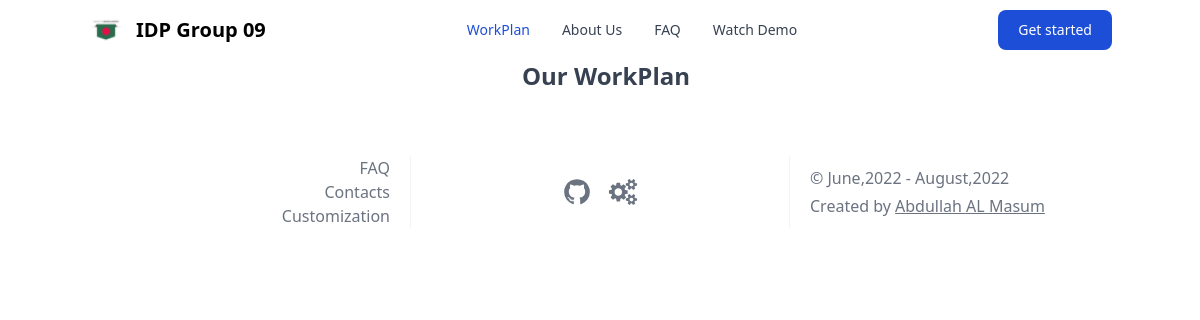
The app's page /workplan/, older data.
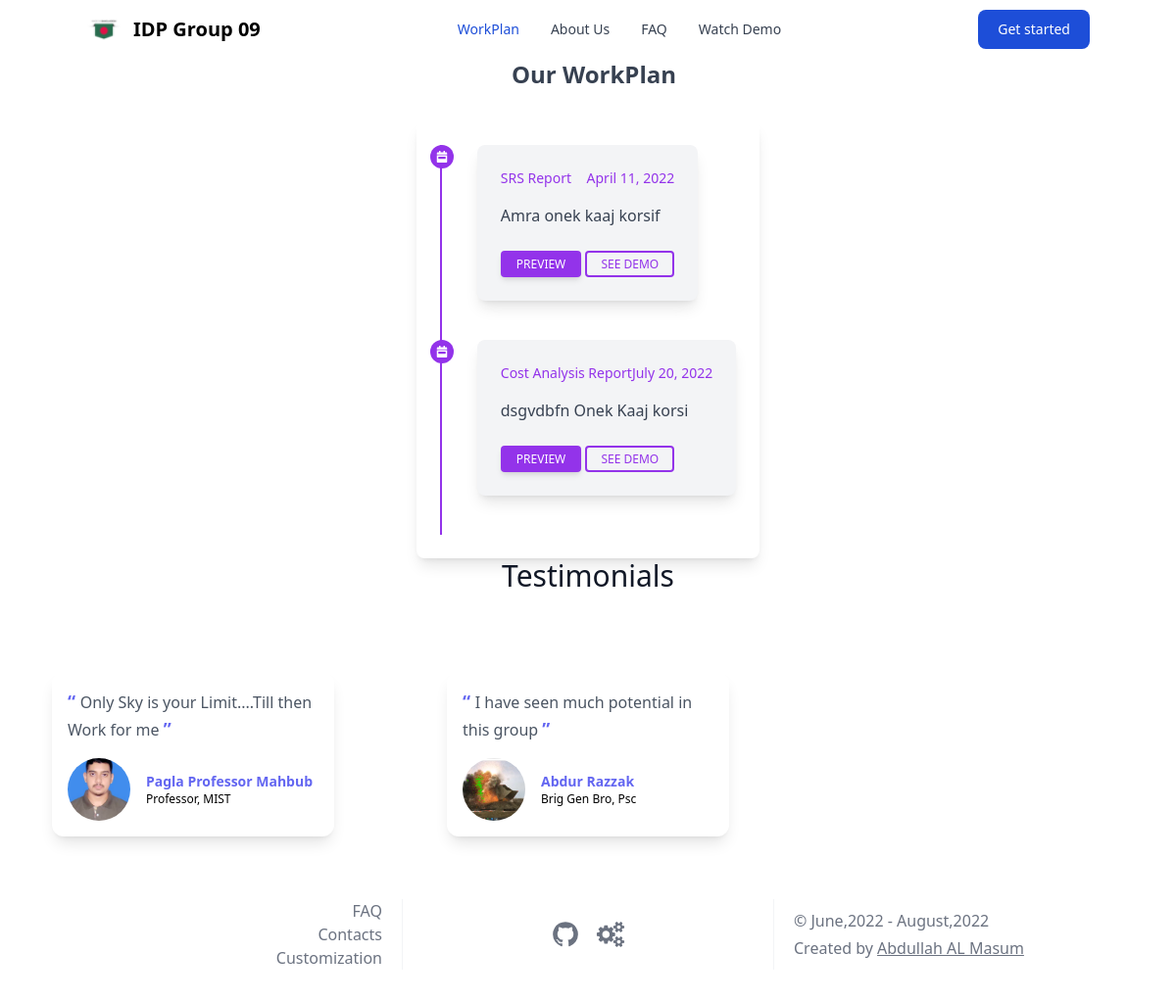
The same page, newer data.
### Capstone_App/models.py (models this page shows, shortened)
class WorkPlan(models.Model):
    workplan_title = models.CharField(max_length=MAX_LENGTH, verbose_name="Workplan Title", blank=True, null=True)
    workplan_sheduled = models.DateField(verbose_name='Scheduled At', blank=True, null=True)
    workplan_summary = models.TextField(max_length=MAX_LENGTH, verbose_name="Workplan Summary", blank=True, null=True)
    workplan_link = models.URLField(max_length=MAX_LENGTH, verbose_name="WorkPlan Link", blank=True, null=True)
    class Meta:
        verbose_name = 'Work-Plans'
        verbose_name_plural = 'Work-Plans'
        db_table = 'workplan'

class Testimonial(models.Model):
    person = models.CharField(max_length=MAX_LENGTH, verbose_name="Person", blank=True, null=True)
    designation = models.CharField(max_length=MAX_LENGTH, verbose_name="Designation", blank=True, null=True)
    testimonial = models.CharField(max_length=MAX_LENGTH, verbose_name="Testimonial", blank=True, null=True)
    person_link = models.URLField(max_length=MAX_LENGTH, verbose_name="Person's Link", blank=True, null=True)
    person_pic = models.ImageField(upload_to='testimonials/%Y/%m/%d/', blank=True, null=True,
                                   verbose_name="Person's Picture")
    def image_tag(self):
        return mark_safe("<img src='./media/%s' />" % (self.person_pic))
    image_tag.allow_tags = True
    class Meta:
        verbose_name = 'Testimonials'
        verbose_name_plural = 'Testimonials'
        db_table = 'testimonial'

### Capstone_App/views.py (the view)
# urls.py: path('workplan/', views.workplan_section, name='work_plan'),
def workplan_section(request):
    context = {
    }
    return render(request, 'workPlan.html', context=context)

### Capstone_App/context_processors.py (called while the page is built)
def add_variable_to_context(request):
    projectInfo = "Capstone Project"
    teamMembers = Team_Section.objects.all()
    testimonials = Testimonial.objects.all()
    workplans = WorkPlan.objects.all()
    frequent_faq = FAQ_Section.objects.all()
    everyWhere = {
        'projectInfo': projectInfo,
        'team_members': teamMembers,
        'given_testimonials': testimonials,
        'implemented_workplans': workplans,
        'faq_section': frequent_faq,
    }
    return everyWhere

### templates/workPlan.html (shortened to what this page needs)
{% extends 'base.html' %}
{% load static %}
{% block head_css_site %}
    <link rel="stylesheet" href="https://cdn.jsdelivr.net/npm/tw-elements/dist/css/index.min.css"/>
{% endblock head_css_site %}
{% block main_content %}
    <div class="justify-center grid place-items-center">
        <h3 class="text-2xl text-gray-700 font-bold mb-8 ml-3">Our WorkPlan</h3>
        {% if implemented_workplans %}
            <div class="block p-6 rounded-lg shadow-lg bg-white max-w-full flex">
                <ol class="border-l-2 border-purple-600">
                    {% for workplan in implemented_workplans %}
                        <li>
                            <div class="md:flex flex-start">
                                <div class="bg-purple-600 w-6 h-6 flex items-center justify-center rounded-full -ml-3">
                                </div>
                                <div class="block p-6 rounded-lg shadow-lg bg-gray-100 max-w-md ml-6 mb-10">
                                    <div class="flex justify-between mb-4">
                                        <a href="{{ workplan.workplan_link }}" target="_blank"
                                           class="font-medium text-purple-600 hover:text-purple-700 focus:text-purple-800 duration-300 transition ease-in-out text-sm">
                                            {{ workplan.workplan_title }}
                                        </a>
                                        <a class="font-medium text-purple-600 hover:text-purple-700 focus:text-purple-800 duration-300 transition ease-in-out text-sm">
                                            {{ workplan.workplan_sheduled }}
                                        </a>
                                    </div>
                                    <p class="text-gray-700 mb-6"> {{ workplan.workplan_summary }} </p>
                                    <a target="_blank" href="{{ workplan.workplan_link }}">
                                        <button type="button"
                                                class="inline-block px-4 py-1.5 bg-purple-600 text-white font-medium text-xs leading-tight uppercase rounded shadow-md hover:bg-purple-700 hover:shadow-lg focus:bg-purple-700 focus:shadow-lg focus:outline-none focus:ring-0 active:bg-purple-800 active:shadow-lg transition duration-150 ease-in-out"
                                                data-mdb-ripple="true">Preview
                                        </button>
                                    </a>
                                    <a target="_blank" href="{{ workplan.workplan_link }}">
                                        <button type="button"
                                                class="inline-block px-3.5 py-1 border-2 border-purple-600 text-purple-600 font-medium text-xs leading-tight uppercase rounded hover:bg-black hover:bg-opacity-5 focus:outline-none focus:ring-0 transition duration-150 ease-in-out"
                                                data-mdb-ripple="true">See demo
                                        </button>
                                    </a>
                                </div>
                            </div>
                        </li>
                    {% endfor %}
                </ol>
            </div>
        {% endif %}
    </div>
{% endblock main_content %}
{% block footer_javascript_page %}
    <script src="https://cdn.tailwindcss.com"></script>
{% endblock footer_javascript_page %}

### templates/base.html (shortened to what the changed rows need)
{% load compress %}
{% load static %}
{% load socialaccount %}
<!DOCTYPE html>
<html lang="en">
<head>
    {% block head_css %}
        {% block essential_tailwind_CSS %}
            <link rel="stylesheet" href="{% static 'src/output.css' %}">
        {% endblock essential_tailwind_CSS %}
        {% block head_css_site %}
        {% endblock head_css_site %}
        {% block head_css_page %}
            <link rel="stylesheet"
                  href="https://cdnjs.cloudflare.com/ajax/libs/material-design-iconic-font/2.2.0/css/material-design-iconic-font.min.css">
            <link rel="stylesheet" href="https://rsms.me/inter/inter.css">
            <link href="https://unpkg.com/tailwindcss@^1.0/dist/tailwind.min.css" rel="stylesheet">
            <link href="https://unpkg.com/swiper/swiper-bundle.min.css" rel="stylesheet"/>
        {% endblock head_css_page %}
    {% endblock head_css %}
</head>
{% block body_content %}
    {% block body_tag %}
        <body>
    {% endblock body_tag %}
{% block main_content %}
{% endblock main_content %}
{% block testimonial %}
    {% if given_testimonials %}
        <section>
            <h1 class="text-3xl font-medium title-font text-gray-900 mb-12 text-center">Testimonials</h1>
            <div class="swiper-container">
                <div class="swiper-wrapper">
                    {% for testimonials in given_testimonials %}
                        <div class="swiper-slide">
                            <div class="w-full flex flex-col md:flex-row gap-4 mb-8 md:mb-0 flex-between items-center p-8">
                                <div class="bg-white dark:bg-gray-800 w-72 shadow-lg mx-auto rounded-xl p-4">
                                    <p class="text-gray-600 dark:text-white">
                            <span class="font-bold text-indigo-500 text-lg">
                                “
                            </span> {{ testimonials.testimonial }} <span class="font-bold text-indigo-500 text-lg">
                                ”
                            </span>
                                    </p>
                                    <div class="flex items-center mt-4">
                                        <a href="{{ testimonials.person_link }}" target="_blank" class="block relative">
                                            <img alt="profile" src="{{ testimonials.person_pic.url }}"
                                                 class="mx-auto object-cover rounded-full h-16 w-16 "/>
                                        </a>
                                        <div class="flex flex-col ml-4 justify-between">
                                <span class="font-semibold text-indigo-500 text-sm">
                                    {{ testimonials.person }}
                                </span>
                                            <span class="dark:text-gray-400 text-xs flex items-center">
                                    {{ testimonials.designation }}
                                </span>
                                        </div>
                                    </div>
                                </div>
                            </div>
                        </div>
                    {% endfor %}
                </div>
            </div>
        </section>
    {% endif %}
{% endblock testimonial %}
</body>
{% endblock body_content %}
{% block footer_javascript %}
    {% block footer_javascript_site %}
        <link rel="stylesheet" href="https://cdnjs.cloudflare.com/ajax/libs/font-awesome/5.15.2/css/all.min.css">
    {% endblock footer_javascript_site %}
    {% block footer_javascript_page %}{% endblock footer_javascript_page %}
{% endblock footer_javascript %}
</html>

Row changes from the older to the newer data that the page shows:
added WorkPlan: workplan_title "SRS Report", workplan_sheduled "April 11, 2022", workplan_summary "Amra onek kaaj korsif"
added WorkPlan: workplan_title "Cost Analysis Report", workplan_sheduled "July 20, 2022", workplan_summary "dsgvdbfn Onek Kaaj korsi"
added Testimonial: testimonial "I have seen much potential in this group", person_pic (picture), person "Abdur Razzak", designation "Brig Gen Bro, Psc"
added Testimonial: testimonial "Only Sky is your Limit....Till then Work for me", person_pic (picture), person "Pagla Professor Mahbub", designation "Professor, MIST"
Text that changed along with them:
text now shown: "Testimonials"
